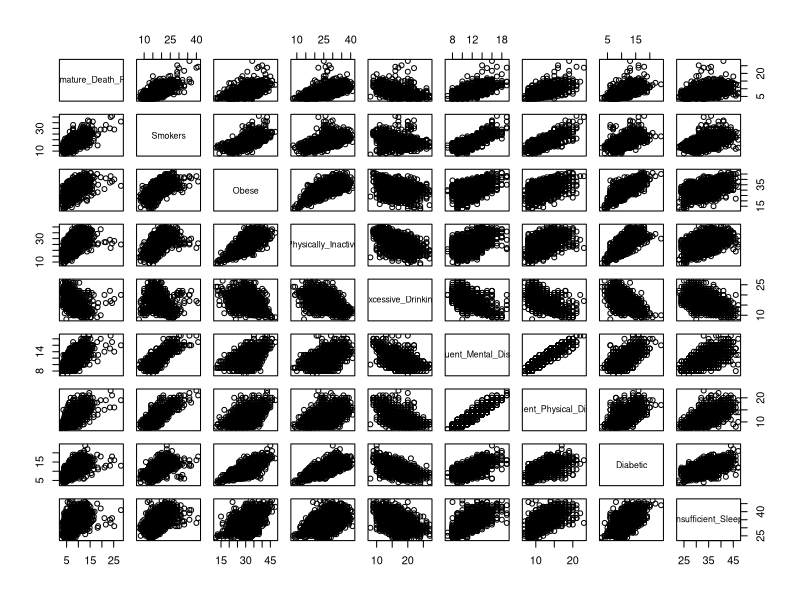
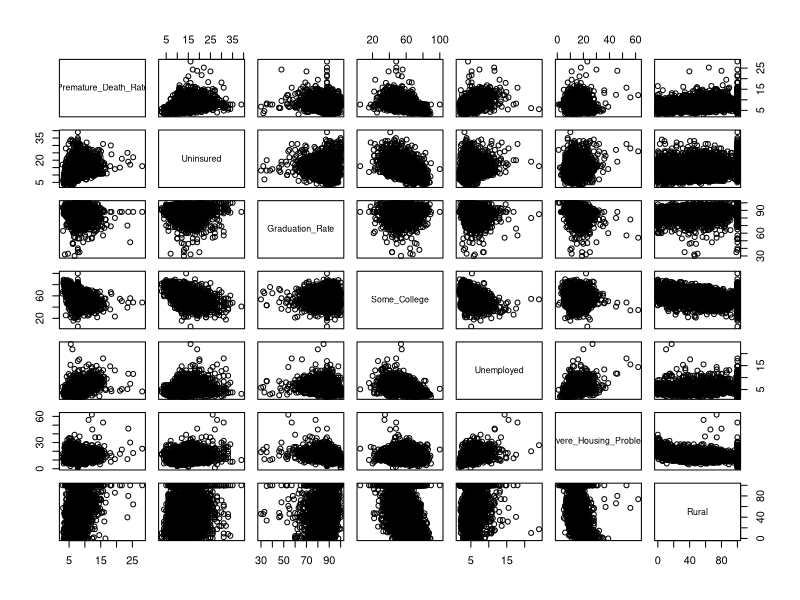
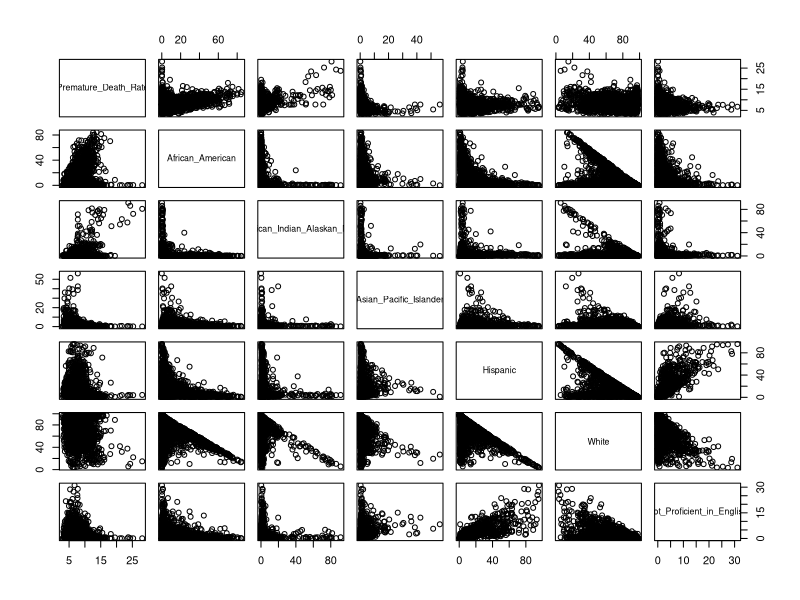
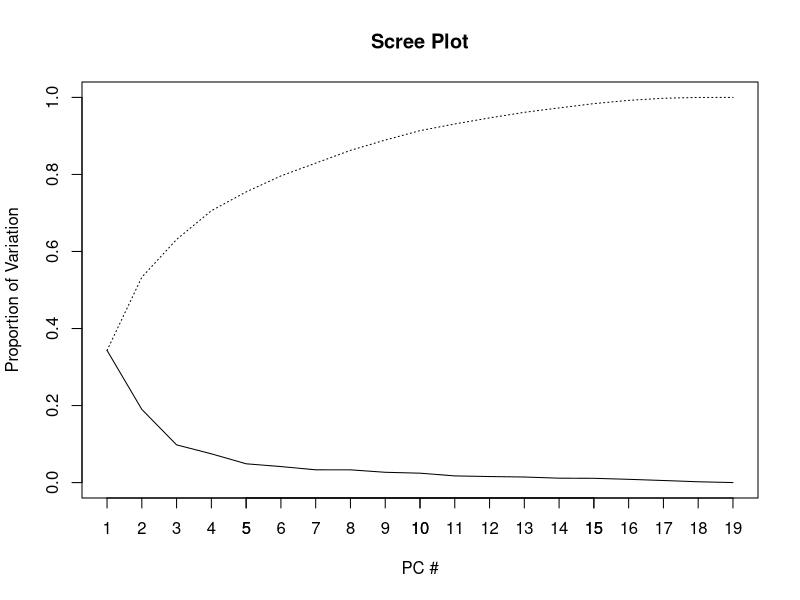

The R script that drew these images, in order: (Note: this script raises an error after producing the figures.)
## ---- chunk 1
knitr::opts_chunk$set(echo = TRUE)

library(Hmisc)
## ---- chunk 2
# import health data
data = read.csv("./Data/CHR_Data.csv")

# show data summary to identify variables with missing data
summary(data)

# impute variables with their medians, prefer medians in the event there is any skew
data$Premature_Death_Rate <- with(data,impute(Premature_Death_Rate,median))
data$Unemployed <- with(data,impute(Unemployed,median))
data$Uninsured <- with(data,impute(Uninsured,median))
data$Graduation_Rate <- with(data,impute(Graduation_Rate))

# rescale Premature_Death_Rate so min value = 2.947 vs 2947, just a preference so it's not scaled so diff from predictors
data$Premature_Death_Rate <- data$Premature_Death_Rate/1000

# scatter matrices
pairs(data[,4:12])        # personal physical conditions
pairs(data[,c(4,13:18)])  # education, living
pairs(data[,c(4,19:24)])  # race, language

# add non-white variable
data$NonWhite <- 100-data$White

# create Obese Binary Classification
data$Obese_Class <- 1
data[data$Obese < 30, "Obese_Class"] <- 0
## ---- chunk 3
data2 <- data[,4:24]
cov(data2)
sum(diag(cov(data2))) # total variance
## ---- chunk 4
# create Obese Binary Classification
data$Obese_Class <- 1
data[data$Obese < 30, "Obese_Class"] <- 0
## ---- chunk 5
# PCA
dat.x <- data[,5:24]
dat.x <- dat.x[,-2]
dat.y <- as.factor(as.character(data[,26]))
pc.result<-prcomp(dat.x,scale.=TRUE)
pc.scores<-pc.result$x
pc.scores<-data.frame(pc.scores)
pc.scores$Obese<-dat.y

#Loadings for interpretation
pc.result$rotation
## ---- chunk 6
#Scree plot
pc.eigen<-(pc.result$sdev)^2
pc.prop<-pc.eigen/sum(pc.eigen)
pc.cumprop<-cumsum(pc.prop)
plot(1:19,pc.prop,type="l",main="Scree Plot",ylim=c(0,1),xlab="PC #",ylab="Proportion of Variation")
axis(1, seq(1,19,1))
lines(1:19,pc.cumprop,lty=3)
## ---- chunk 7

#Use ggplot2 to plot pc's
ggplot(data = pc.scores, aes(x = PC1, y = PC2)) +
  geom_point(aes(col=Obese), size=1)+
  geom_hline(yintercept = 0, colour = "gray65") +
  geom_vline(xintercept = 0, colour = "gray65") +
  ggtitle("PCA plot of Health Data")

ggplot(data = pc.scores, aes(x = PC1, y = PC3)) +
    geom_point(aes(col=Obese), size=1)+
  geom_hline(yintercept = 0, colour = "gray65") +
    geom_vline(xintercept = 0, colour = "gray65") +
    ggtitle("PCA plot of Health Data")

  
ggplot(data = pc.scores, aes(x = PC2, y = PC3)) +
    geom_point(aes(col=Obese), size=1)+
  geom_hline(yintercept = 0, colour = "gray65") +
    geom_vline(xintercept = 0, colour = "gray65") +
    ggtitle("PCA plot of Health Data")
